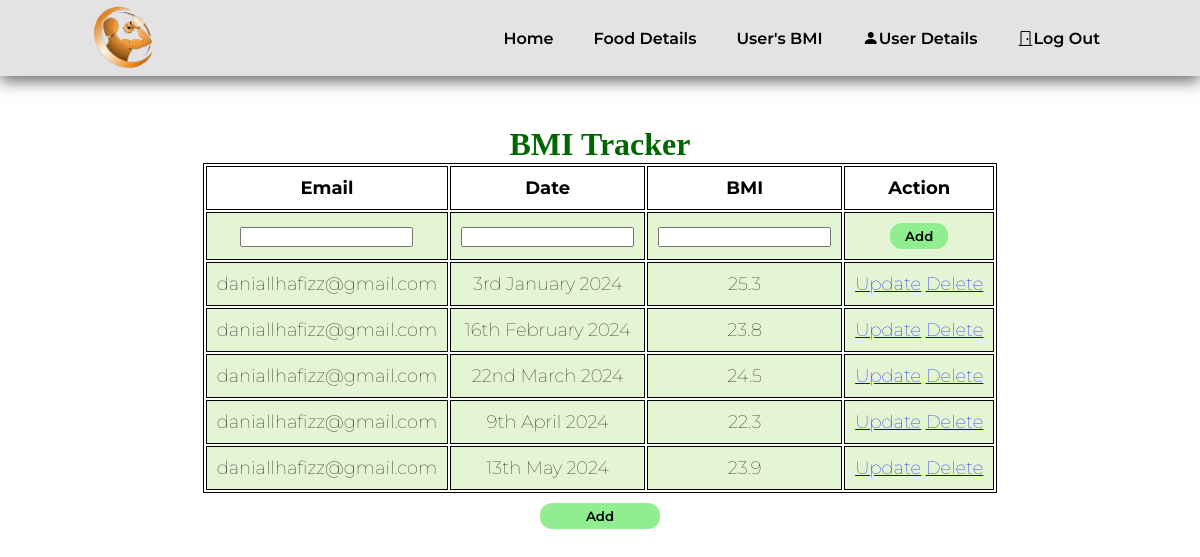
The page /adminbmi.php (signed in) on the database as committed earlier.
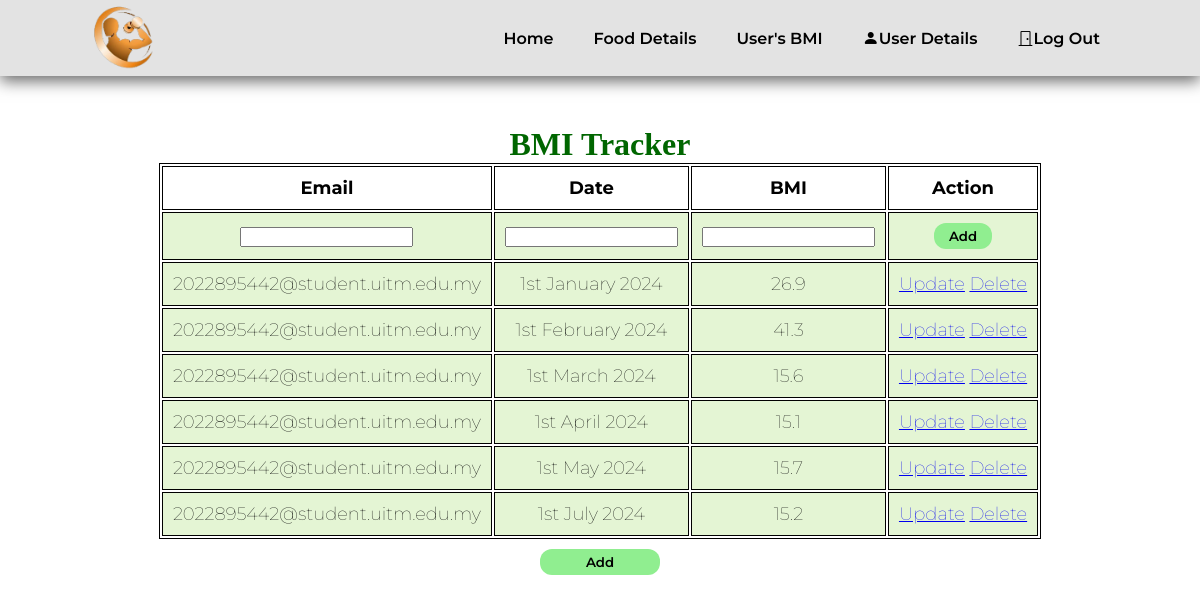
The same page on the database as committed later.
### tables this page shows
CREATE TABLE `bmi` (
  `email` varchar(30) NOT NULL,
  `suggestID` varchar(10) NOT NULL,
  `date` date NOT NULL,
  `bmi_value` double NOT NULL
);

### adminbmi.php (the view, shortened to what this page needs)
<?php
include 'conn.php';
$sql = " SELECT email,DATE_FORMAT(date,'%D %M %Y'),bmi_value FROM bmi ORDER BY email, date ASC ";
$result = $conn->query($sql);
?>
<!DOCTYPE html>
<html lang="en">
<head>
    <link rel="stylesheet" href="https://cdn.jsdelivr.net/npm/bootstrap-icons@1.8.3/font/bootstrap-icons.css">
    <link rel="stylesheet" href="css/home.css">
</head>
<body>
<section id="header">
        <a href="adminhome.php"><img id="logo" src="newlogo2.png" alt="" class="logo" width="90" height=auto></a>
        <div>
            <ul id="navbar">
                <li><a href="adminhome.php">Home</a></li>
                <li><a href="adminfood.php">Food Details</a></li>
                <li><a href="adminbmi.php">User's BMI</a></li>
                <li><a href="adminuser.php"><i class='bi bi-person-fill'></i>User Details</a></li>
                <li><a href="login.php"><i class="bi bi-door-closed"></i>Log Out</a></li>
            </ul>
        </div>
    </section>
    <section>
        <h1>BMI Tracker</h1>
        <table>
            <tr>
                <th>Email</th>
                <th>Date</th>
                <th>BMI</th>
                <th>Action</th>
            </tr>
            <tr>
                <form action="" method="post">
                    <td><input type="text" name="email"></td>
                    <td><input type="text" name="date"></td>
                    <td><input type="text" name="bmi_value"></td>
                    <td><a href=""><button name="addBtn" style="background-color: lightgreen;">Add</button></a></td>
                </form>
            </tr>
            <?php
                while($rows=$result->fetch_assoc())
                {
            ?>
            <tr>
                <td><?php echo $rows['email'];?></td>
                <td><?php echo $rows["DATE_FORMAT(date,'%D %M %Y')"];?></td>
                <td><?php echo $rows['bmi_value'];?></td>
                <td><?php echo "<a href=updatebmi.php?bmiEmail=$rows[email]>Update</a>";?>
                <?php echo "<a href=delete.php?bmiEmail=$rows[email]>Delete</a>";?></td>
            </tr>
            <?php
                }
            ?>
        </table>
        <div style="text-align: center; padding-top:10px"><a href="#"><button style="background-color: lightgreen; width:10%;">Add</button></a></div>
    </section>
</body>
</html>

### css/home.css (style rules this page uses)
* { margin: 0; padding: 0; box-sizing: border-box; font-family: 'Montserrat', sans-serif; }
body { width: 100%; }
#header { z-index: 10000; display: flex; align-items: center; justify-content: space-between; padding: 20px 80px; background-color: #e3e3e3; box-shadow: 0 5px 15px rgb(0,0,0,0.6); position: sticky; top: 0; left: 0; height: 76px; }
#navbar { display: flex; align-items: center; justify-content: center; }
#navbar li { list-style: none; padding: 0 20px; }
#navbar li a { position: relative; text-decoration: none; font-size: 16px; font-weight: 600; color: #000000; transition: 0.3s ease; }
button { padding: 5px 15px; border: none; font-weight: 600; border-radius: 12px; cursor: pointer; background-color: transparent; }

### adminbmi.php (style rules this page uses)
table { margin: 0 auto; font-size: large; border: 1px solid black; }
h1 { text-align: center; color: #006600; font-size: xx-large; font-family: 'Gill Sans', 'Gill Sans MT', ' Calibri', 'Trebuchet MS', 'sans-serif'; padding-top: 50px; }
td { background-color: #E4F5D4; border: 1px solid black; }
th, td { font-weight: bold; border: 1px solid black; padding: 10px; text-align: center; }
td { font-weight: lighter; }

Rows that differ between the two databases and show on the page:
removed bmi: email "daniallhafizz@gmail.com", DATE_FORMAT "3rd January 2024", bmi_value "25.3"
removed bmi: email "daniallhafizz@gmail.com", DATE_FORMAT "16th February 2024", bmi_value "23.8"
removed bmi: email "daniallhafizz@gmail.com", DATE_FORMAT "22nd March 2024", bmi_value "24.5"
removed bmi: email "daniallhafizz@gmail.com", DATE_FORMAT "9th April 2024", bmi_value "22.3"
removed bmi: email "daniallhafizz@gmail.com", DATE_FORMAT "13th May 2024", bmi_value "23.9"
added bmi: email "2022895442@student.uitm.edu.my", DATE_FORMAT "1st January 2024", bmi_value "26.9"
added bmi: email "2022895442@student.uitm.edu.my", DATE_FORMAT "1st February 2024", bmi_value "41.3"
added bmi: email "2022895442@student.uitm.edu.my", DATE_FORMAT "1st March 2024", bmi_value "15.6"
added bmi: email "2022895442@student.uitm.edu.my", DATE_FORMAT "1st April 2024", bmi_value "15.1"
added bmi: email "2022895442@student.uitm.edu.my", DATE_FORMAT "1st May 2024", bmi_value "15.7"
added bmi: email "2022895442@student.uitm.edu.my", DATE_FORMAT "1st July 2024", bmi_value "15.2"
